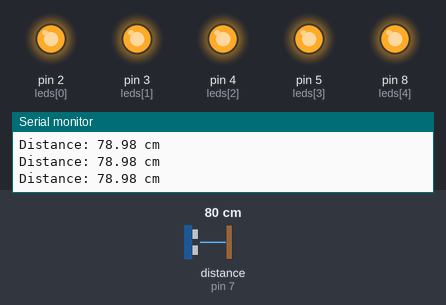
Bench run of a sketch on a simulated Arduino Uno, built with avr-gcc and run on an emulated ATmega328P. On the bench: output pins drawn as LEDs (lit = HIGH), the last lines printed to the serial monitor. Wiring (inferred from the names in the program): ultrasonic range finder: trigger pin 6; echo pin 7. The inputs (shaded band) are chosen by the test bench; at power-on: distance to the obstacle (sensor on pin 7) 80 cm. The echo pulse lasts 58.3 µs per cm; pins used as bus, display or sensor lines are not drawn.

Above: at 2.7 s.
2.8 s: distance to the obstacle (sensor on pin 7) set to 22 cm
5.8 s: distance to the obstacle (sensor on pin 7) set to 18 cm
At 7.1 s:
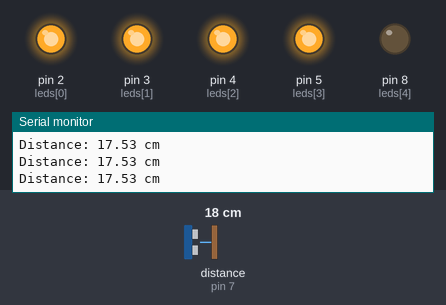
7.4 s: distance to the obstacle (sensor on pin 7) set to 14 cm
At 8.6 s:
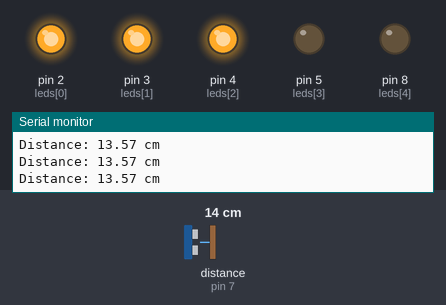
8.9 s: distance to the obstacle (sensor on pin 7) set to 10 cm
At 9.3 s:
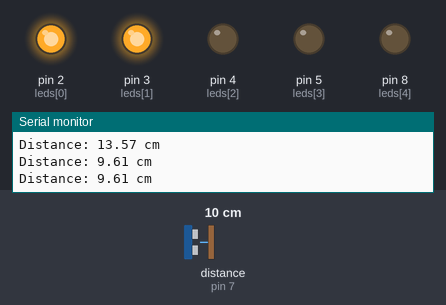
10.5 s: distance to the obstacle (sensor on pin 7) set to 60 cm
At 11.1 s:
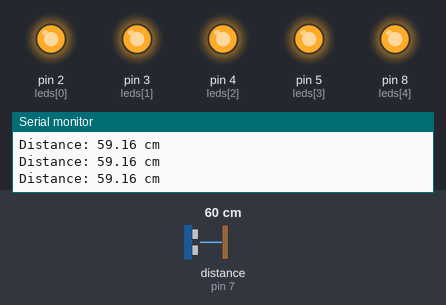
Timing chart, 0 to 13.1 s (numbered marks = the images above; inputs shaded):
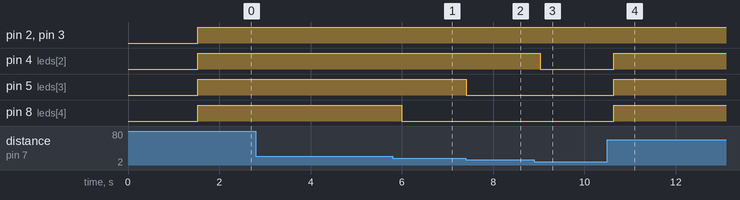

Measured:
- the behaviour switches between 21 and 20 cm on distance to the obstacle (sensor on pin 7) (found by bisection; images 0 and 1)
- the behaviour switches between 17 and 16 cm on distance to the obstacle (sensor on pin 7) (found by bisection; images 1 and 2)
- the behaviour switches between 13 and 12 cm on distance to the obstacle (sensor on pin 7) (found by bisection; images 2 and 3)
- after the input at 5.8 s, pin 8 (leds[4]): HIGH → LOW after 0.20 s
- after the input at 7.4 s, pin 5 (leds[3]): HIGH → LOW at once
- after the input at 8.9 s, pin 4 (leds[2]): HIGH → LOW after 0.13 s
- after the input at 10.5 s, pin 4 (leds[2]), pin 5 (leds[3]), pin 8 (leds[4]): LOW → HIGH after 0.14 s

The sketch:

6-2.2.ino
```cpp
int trigPin = 6;
int echoPin = 7;

int leds[] = {2, 3, 4, 5, 8};
int numLEDs = 5;

void setup() {
  Serial.begin(9600);
  delay(1500);

  Serial.println("-------------------");
  Serial.println("Ultrasonic LED Bar Graph");
  Serial.println("-------------------");

  pinMode(trigPin, OUTPUT);
  pinMode(echoPin, INPUT);

  for (int i = 0; i < numLEDs; i++) {
    pinMode(leds[i], OUTPUT);
    digitalWrite(leds[i], LOW);
  }
}

void loop() {
  // Send trigger pulse
  digitalWrite(trigPin, LOW);
  delayMicroseconds(2);

  digitalWrite(trigPin, HIGH);
  delayMicroseconds(10);
  digitalWrite(trigPin, LOW);

  // Read echo time
  long duration = pulseIn(echoPin, HIGH);

  // Convert to distance in cm
  float distanceCm = duration * 0.034 / 2.0;

  Serial.print("Distance: ");
  Serial.print(distanceCm);
  Serial.println(" cm");

  // Determine how many LEDs should turn on
  int ledCount = map(distanceCm, 0, 20, 0, 5);

  // Keep value within range
  if (ledCount < 0) {
    ledCount = 0;
  }
  if (ledCount > 5) {
    ledCount = 5;
  }

  // Update bar graph
  for (int i = 0; i < numLEDs; i++) {
    if (i < ledCount) {
      digitalWrite(leds[i], HIGH);
    } else {
      digitalWrite(leds[i], LOW);
    }
  }

  delay(200);
}
```
